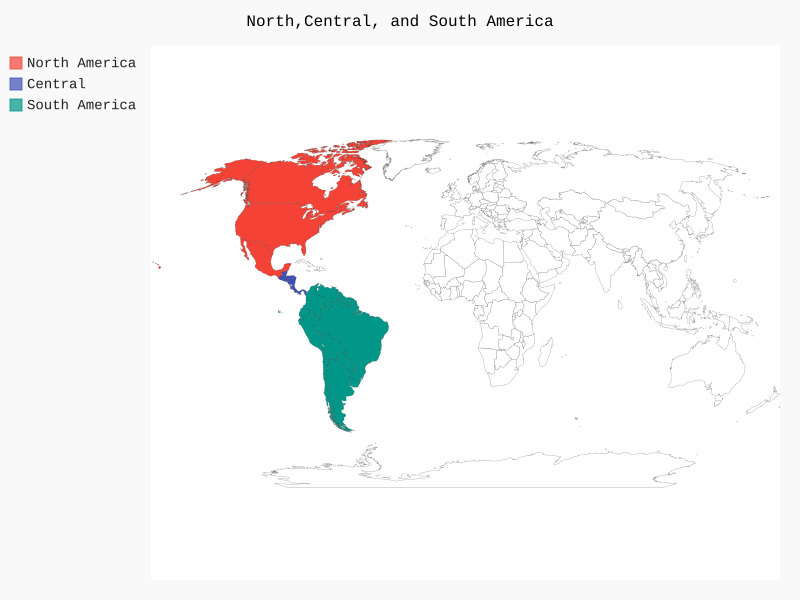

Write the Python code that produced this figure.
import pygal

wm = pygal.maps.world.World()
wm.title = 'North,Central, and South America'

wm.add('North America',['ca','mx','us'])
wm.add('Central',['bz','cr','gt','hn','ni','pa','sv'])
wm.add('South America',['ar','bo','br','cl','co','ec','gf','gy',
    'pe','py','sr','uy','ve'])
wm.render_to_file('americas.svg')
